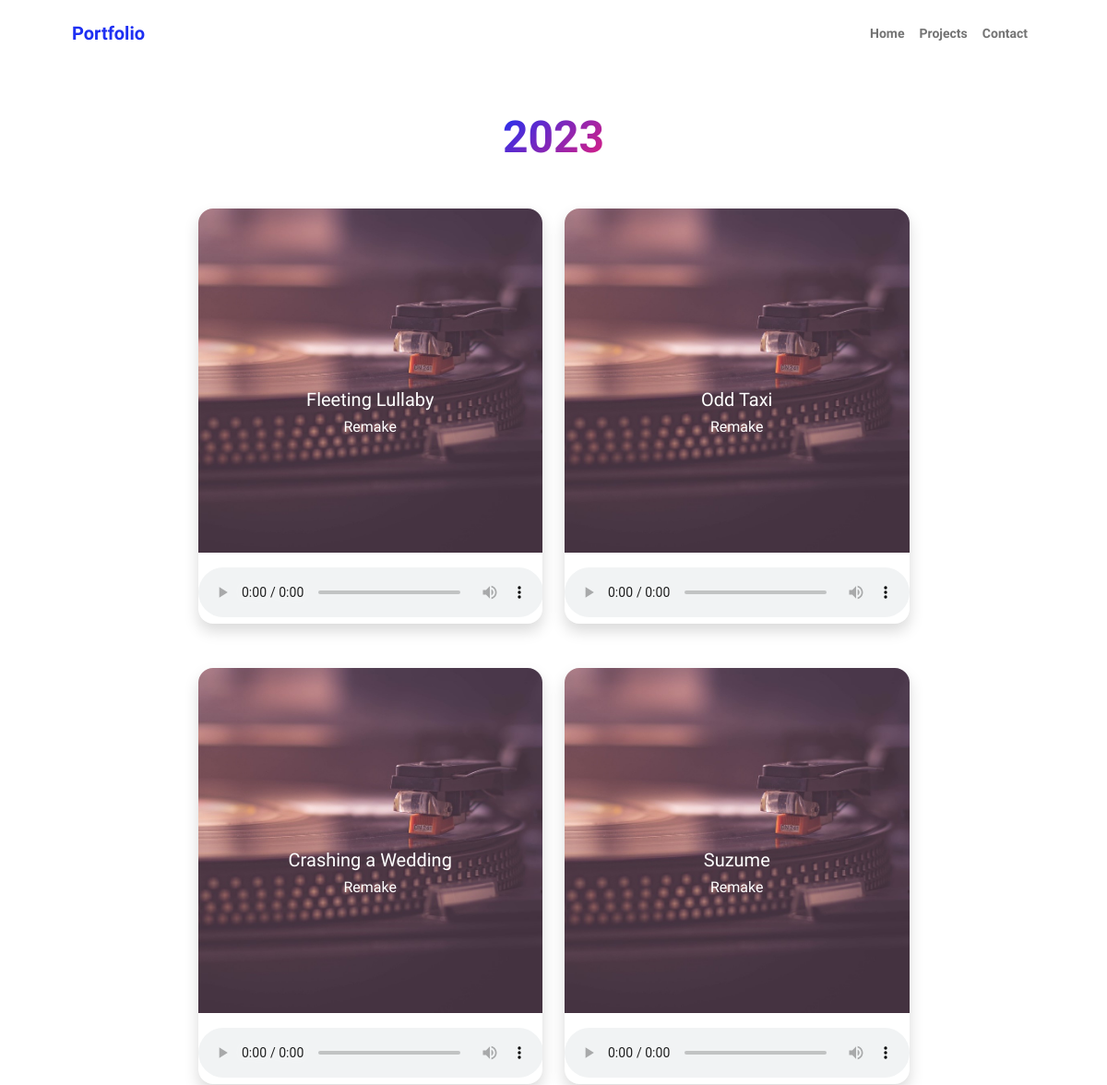
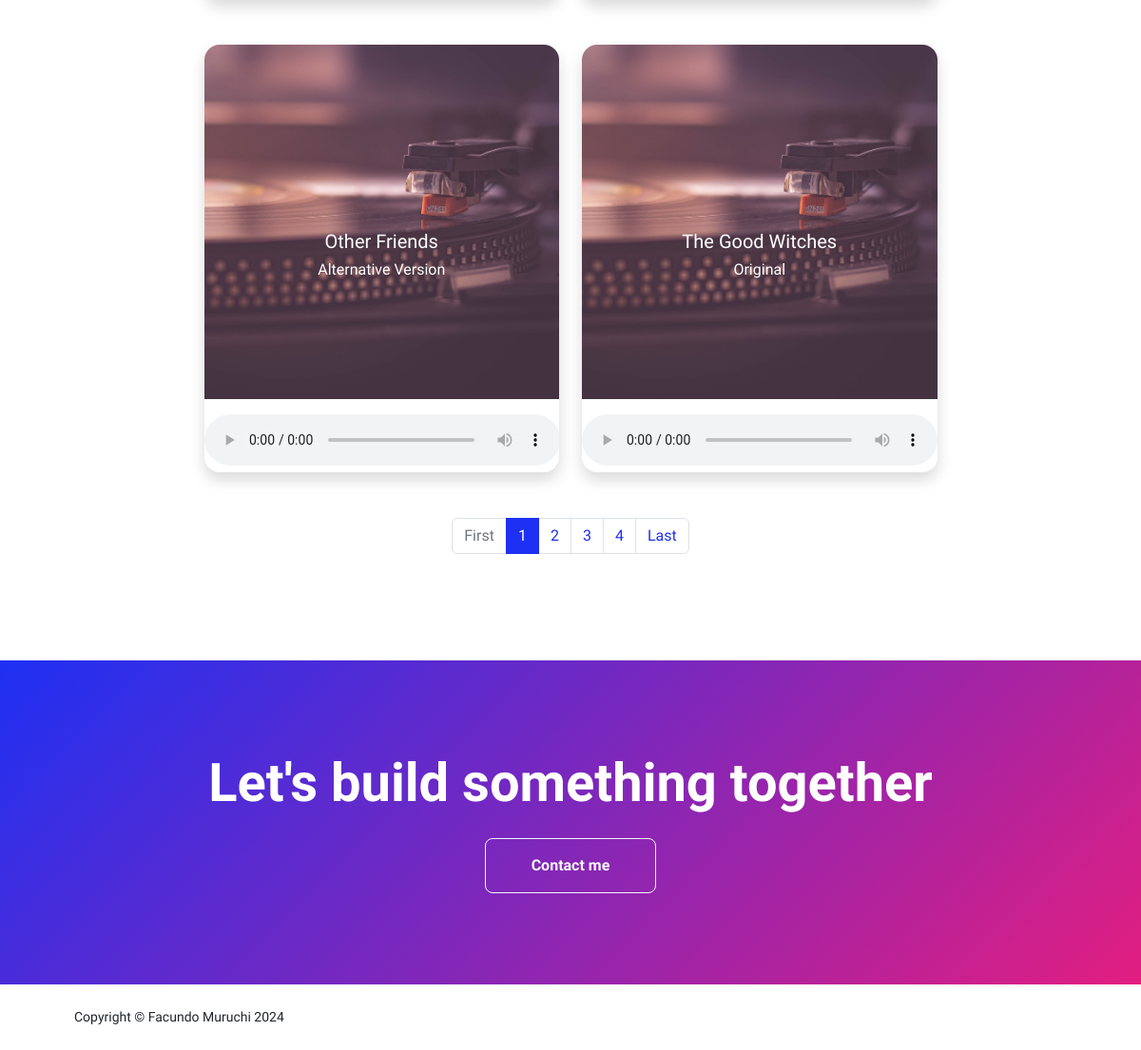
The app's page /portfolio/commissions-list/2023/ with its own data (2 pictures, top to bottom).
### mysite/models.py (models this page shows, shortened)
class Com(models.Model):
    title = models.CharField(max_length=128)
    preview = models.FileField(upload_to='previews/', blank=True, null=True)
    year = models.IntegerField(choices=[
        (2022, '2022'),
        (2023, '2023'),
        (2024, '2024'),
    ])
    version = models.CharField(max_length=128, choices=[
        ('Original', 'Original'),
        ('Remake', 'Remake'),
        ('Alternative Version', 'Alternative Version'),
    ], blank=True, null=True)
    def get_image(self):
        images = {
            2022: 'assets/com22.jpg',
            2023: 'assets/com23.jpg',
            2024: 'assets/vinyl.png',
        }
        return images.get(self.year, 'assets/default.jpg')  # Ruta por defecto si el año no coincide

### mysite/views.py (the view)
# urls.py: path('commissions-list/<int:year>/', PostListView.as_view(), name='coms-list'),
class PostListView(ListView):
    model = Com
    template_name = "mysite/coms/coms-list.html"
    context_object_name = 'object_list'
    paginate_by = 6  # Muestra 6 proyectos por página
    def get_queryset(self):
        year = self.kwargs.get('year')  # Obtiene el año desde los parámetros de la URL
        return Com.objects.filter(year=year)
    def get_context_data(self, **kwargs):
        context = super().get_context_data(**kwargs)
        context['year'] = self.kwargs.get('year')  # Añade el año al contexto
        paginator = context['paginator']
        page = self.request.GET.get('page')
        try:
            context['object_list'] = paginator.page(page)
        except PageNotAnInteger:
            context['object_list'] = paginator.page(1)
        except EmptyPage:
            context['object_list'] = paginator.page(paginator.num_pages)
        return context

### mysite/templates/mysite/coms/coms-list.html (shortened to what this page needs)
{% extends "base.html" %}
{% load static %}
{% block body %}
<section class="py-5">
    <div class="container px-5 mb-5">
        <div class="text-center mb-5">
            <h1 class="display-5 fw-bolder mb-0"><span class="text-gradient d-inline">{{ year }}</span></h1>
        </div>
        <div class="row gx-5 justify-content-center">
            <div class="col-lg-11 col-xl-9 col-xxl-8">
                <div class="row">
                    {% if object_list %}
                        {% for song in object_list %}
                            <div class="col-md-6 mb-5">
                                <div class="card overflow-hidden shadow rounded-4 border-0 h-100">
                                    <div class="card-body p-0 position-relative">
                                        <img class="img-fluid" src="{% static song.get_image %}" alt="..." />
                                        <div class="position-absolute w-100 h-100 d-flex flex-column justify-content-center align-items-center" style="top: 0; left: 0;">
                                            <h5 class="card-title text-center text-white">{{ song.title }}</h5>
                                            <h6 class="card-title text-center text-white">{{ song.version }}</h6>
                                        </div>
                                        {% if song.preview %}
                                            <audio id="audio-{{ forloop.counter }}" class="audio-player w-100 mt-3" controls>
                                                <source src="{{ song.preview.url }}" type="audio/mpeg">
                                            </audio>
                                        {% else %}
                                            <p>No audio available</p>
                                        {% endif %}
                                    </div>
                                </div>
                            </div>
                        {% endfor %}
                    {% else %}
                        <h1>Coming soon...</h1>
                    {% endif %}
                </div>
                <div class="pagination justify-content-center">
                    <ul class="pagination">
                        {% if is_paginated %}
                        <li class="page-item {% if not page_obj.has_previous %}disabled{% endif %}">
                            <a class="page-link" href="?page=1" tabindex="-1">First</a>
                        </li>
                        {% for num in page_obj.paginator.page_range %}
                            <li class="page-item {% if page_obj.number == num %}active{% endif %}">
                                <a class="page-link" href="?page={{ num }}">{{ num }}</a>
                            </li>
                        {% endfor %}
                        <li class="page-item {% if not page_obj.has_next %}disabled{% endif %}">
                            <a class="page-link" href="?page={{ page_obj.paginator.num_pages }}">Last</a>
                        </li>
                        {% endif %}
                    </ul>
                </div>
            </div>
        </div>
    </div>
</section>
<section class="py-5 bg-gradient-primary-to-secondary text-white">
    <div class="container px-5 my-5">
        <div class="text-center">
            <h2 class="display-4 fw-bolder mb-4">Let's build something together</h2>
            <a class="btn btn-outline-light btn-lg px-5 py-3 fs-6 fw-bolder" href="{% url "contact" %}">Contact me</a>
        </div>
    </div>
</section>
{% endblock body %}

### base/base.html (shortened to what this page needs)
{% load static %}
<!DOCTYPE html>
<html lang="en">
    <head>
        <link href="https://cdn.jsdelivr.net/npm/bootstrap-icons@1.8.1/font/bootstrap-icons.css" rel="stylesheet" />
        <link href="{% static 'css/styles.css' %}" rel="stylesheet" />
    </head>
    <body class="d-flex flex-column h-100">
        <main class="flex-shrink-0">
            <nav class="navbar navbar-expand-lg navbar-light bg-white py-3">
                <div class="container px-5">
                    <a class="navbar-brand" href="{% url "index" %}"><span class="fw-bolder text-primary">Portfolio</span></a>
                    <div class="collapse navbar-collapse" id="navbarSupportedContent">
                        <ul class="navbar-nav ms-auto mb-2 mb-lg-0 small fw-bolder">
                            <li class="nav-item"><a class="nav-link" href="{% url "index" %}">Home</a></li>
                            <li class="nav-item"><a class="nav-link" href="{% url "projects" %}">Projects</a></li>
                            <li class="nav-item"><a class="nav-link" href="{% url "contact" %}">Contact</a></li>
                        </ul>
                    </div>
                </div>
            </nav>
            {% block body %}{% endblock body %}
        </main>
        <footer class="bg-white py-4 mt-auto">
            <div class="container px-5">
                <div class="row align-items-center justify-content-between flex-column flex-sm-row">
                    <div class="col-auto"><div class="small m-0">Copyright &copy; Facundo Muruchi 2024</div></div>
                </div>
            </div>
        </footer>
    </body>
</html>

### records on screen
Com: title "Fleeting Lullaby", version "Remake"
Com: title "Odd Taxi", version "Remake"
Com: title "Crashing a Wedding", version "Remake"
Com: title "Suzume", version "Remake"
Com: title "Other Friends", version "Alternative Version"
Com: title "The Good Witches", version "Original"

### other values on screen
{{ year }} "2023"
{{ num }} "1" "2" "3" "4"
